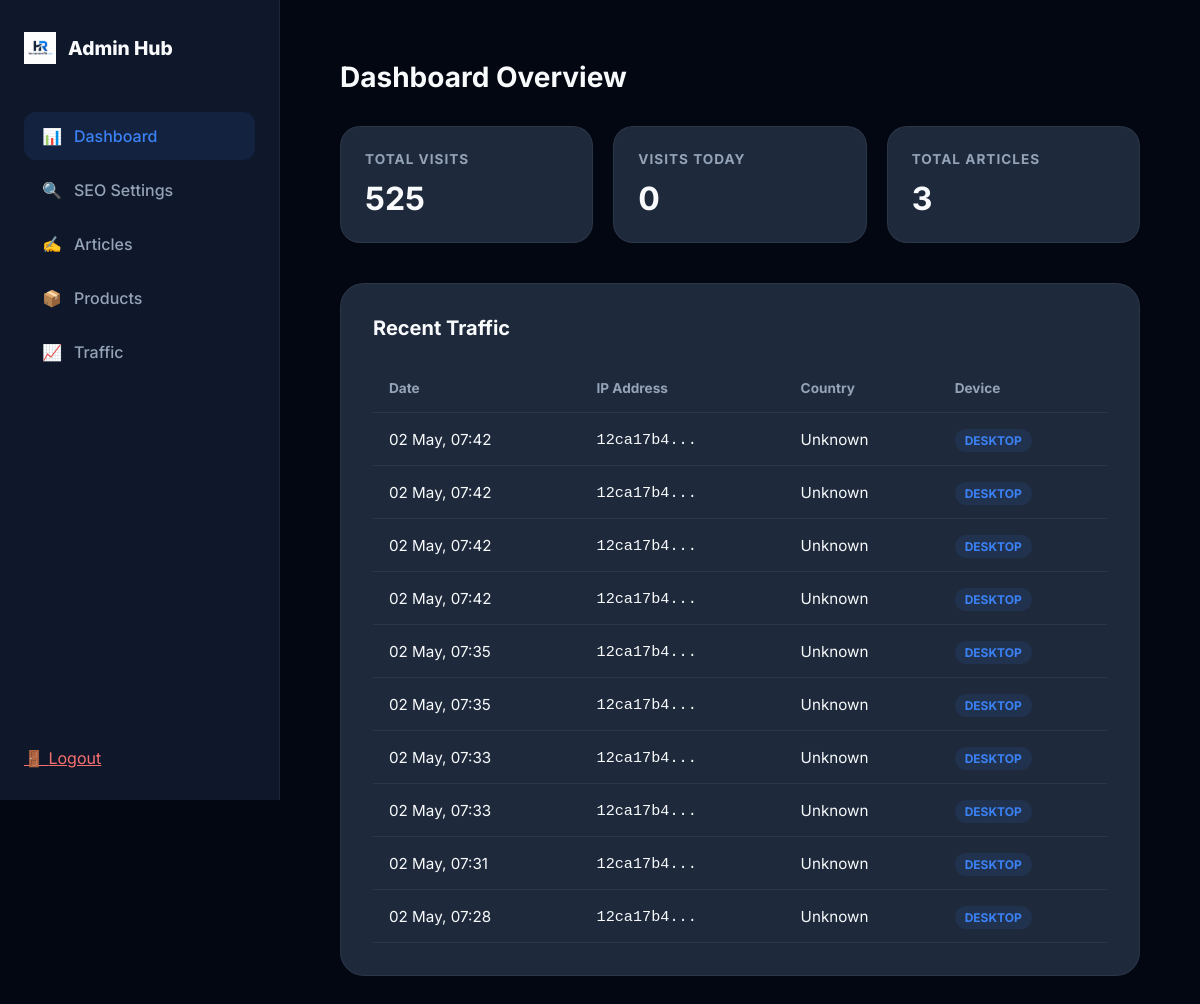
Before: /admin.php (signed in) with the older database file.
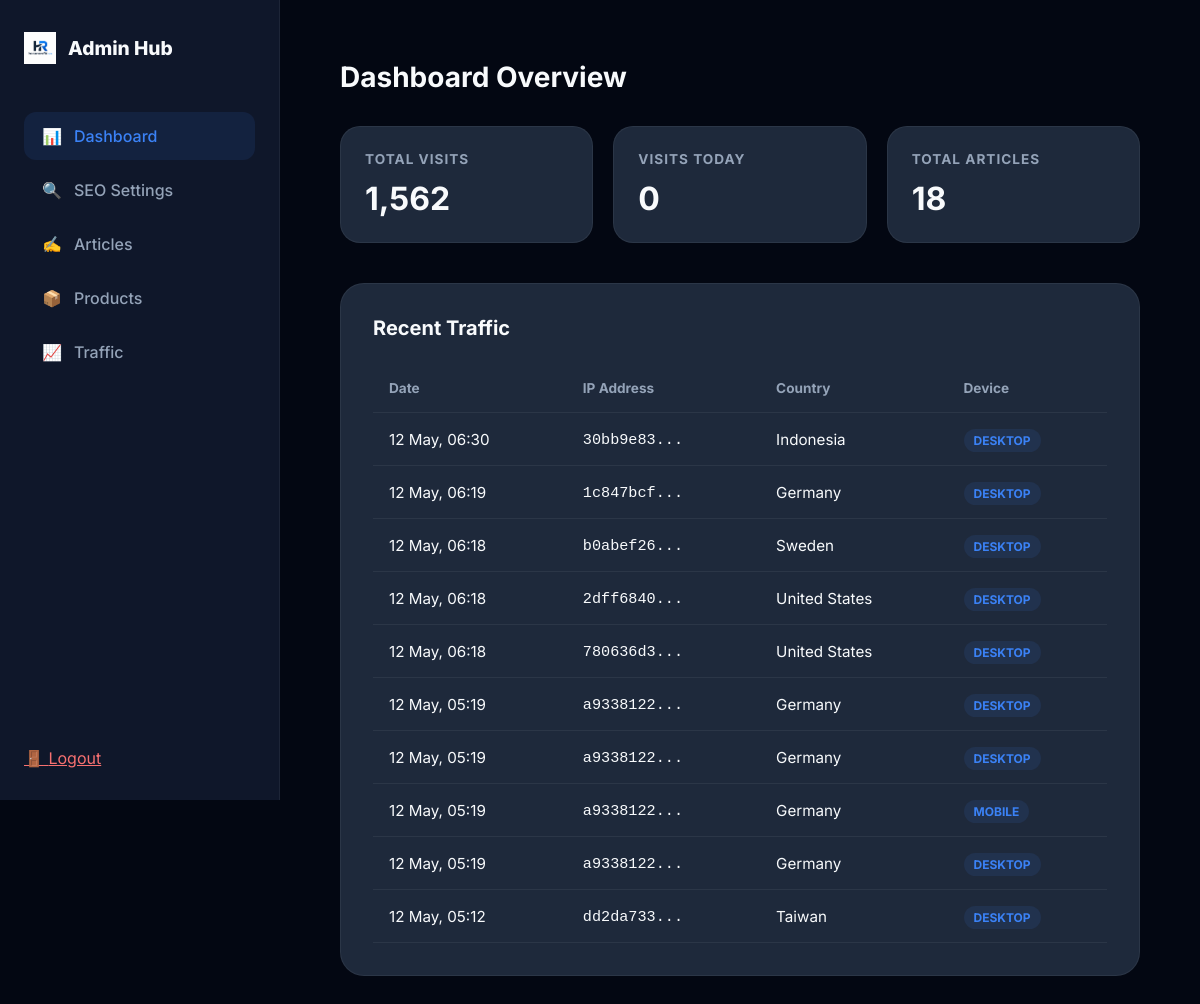
After: the same page with the newer database file.
### tables this page shows
CREATE TABLE visits (
        id INTEGER PRIMARY KEY AUTOINCREMENT,
        visit_date DATE DEFAULT (date('now')),
        ip_hash TEXT,
        user_agent TEXT,
        created_at DATETIME DEFAULT (datetime('now'))
    , ip_address TEXT, country TEXT, city TEXT, is_bot INTEGER DEFAULT 0, device_type TEXT);

### admin.php (the view, shortened to what this page needs)
<?php
$dbFile = __DIR__ . '/stats.db';
    ?>
    <?php
try {
    $db = new PDO('sqlite:' . $dbFile);
    $db->setAttribute(PDO::ATTR_ERRMODE, PDO::ERRMODE_EXCEPTION);
} catch (PDOException $e) {
    die("Database connection failed.");
}
$tab = $_GET['tab'] ?? 'dashboard';
$articles = $db->query("SELECT * FROM articles ORDER BY created_at DESC")->fetchAll(PDO::FETCH_ASSOC);
$totalVisits = $db->query("SELECT COUNT(*) FROM visits")->fetchColumn();
$todayVisits = $db->query("SELECT COUNT(*) FROM visits WHERE date(created_at) = date('now')")->fetchColumn();
$recentVisits = $db->query("SELECT * FROM visits ORDER BY created_at DESC LIMIT 10")->fetchAll(PDO::FETCH_ASSOC);
?>
<!DOCTYPE html>
<html lang="id">
<head>
    <link href="https://cdn.quilljs.com/1.3.6/quill.snow.css" rel="stylesheet">
</head>
<body>
    <div class="admin-layout">
        <aside id="sidebar">
            <div class="logo">
                <img src="images/logohasanarofid.png" alt="Logo">
                <span>Admin Hub</span>
            </div>
            <nav>
                <a href="admin?tab=dashboard" class="<?= $tab == 'dashboard' ? 'active' : '' ?>">
                    <span>📊</span> <span>Dashboard</span>
                </a>
                <a href="admin?tab=seo" class="<?= $tab == 'seo' ? 'active' : '' ?>">
                    <span>🔍</span> <span>SEO Settings</span>
                </a>
                <a href="admin?tab=articles" class="<?= $tab == 'articles' ? 'active' : '' ?>">
                    <span>✍️</span> <span>Articles</span>
                </a>
                <a href="form" target="_blank">
                    <span>📦</span> <span>Products</span>
                </a>
                <a href="trafik" target="_blank">
                    <span>📈</span> <span>Traffic</span>
                </a>
            </nav>
            <a href="?logout=1" class="nav-link logout">
                <span>🚪</span> <span>Logout</span>
            </a>
        </aside>
        <main>
            <?php if ($tab == 'dashboard'): ?>
                <header>
                    <h1>Dashboard Overview</h1>
                </header>
                <div class="stats-grid">
                    <div class="stat-card">
                        <h3>Total Visits</h3>
                        <p><?= number_format($totalVisits) ?></p>
                    </div>
                    <div class="stat-card">
                        <h3>Visits Today</h3>
                        <p><?= number_format($todayVisits) ?></p>
                    </div>
                    <div class="stat-card">
                        <h3>Total Articles</h3>
                        <p><?= count($articles) ?></p>
                    </div>
                </div>
                <div class="card">
                    <div class="card-header">
                        <h2>Recent Traffic</h2>
                    </div>
                    <table>
                        <thead>
                            <tr>
                                <th>Date</th>
                                <th>IP Address</th>
                                <th>Country</th>
                                <th>Device</th>
                            </tr>
                        </thead>
                        <tbody>
                            <?php foreach ($recentVisits as $v): ?>
                            <tr>
                                <td><?= date('d M, H:i', strtotime($v['created_at'])) ?></td>
                                <td><code><?= substr($v['ip_hash'], 0, 8) ?>...</code></td>
                                <td><?= htmlspecialchars($v['country']) ?></td>
                                <td><span class="badge badge-blue"><?= $v['device_type'] ?></span></td>
                            </tr>
                            <?php endforeach; ?>
                        </tbody>
                    </table>
                </div>
            <?php endif; ?>
        </main>
    </div>
</body>
</html>

Changed rows visible on the page:
no longer on this page (row unchanged): visits: created_at "02 May, 07:42", ip_hash "12ca17b4", country "Unknown", device_type "DESKTOP"
no longer on this page (row unchanged): visits: created_at "02 May, 07:42", ip_hash "12ca17b4", country "Unknown", device_type "DESKTOP"
no longer on this page (row unchanged): visits: created_at "02 May, 07:42", ip_hash "12ca17b4", country "Unknown", device_type "DESKTOP"
no longer on this page (row unchanged): visits: created_at "02 May, 07:42", ip_hash "12ca17b4", country "Unknown", device_type "DESKTOP"
no longer on this page (row unchanged): visits: created_at "02 May, 07:35", ip_hash "12ca17b4", country "Unknown", device_type "DESKTOP"
no longer on this page (row unchanged): visits: created_at "02 May, 07:35", ip_hash "12ca17b4", country "Unknown", device_type "DESKTOP"
no longer on this page (row unchanged): visits: created_at "02 May, 07:33", ip_hash "12ca17b4", country "Unknown", device_type "DESKTOP"
no longer on this page (row unchanged): visits: created_at "02 May, 07:33", ip_hash "12ca17b4", country "Unknown", device_type "DESKTOP"
no longer on this page (row unchanged): visits: created_at "02 May, 07:31", ip_hash "12ca17b4", country "Unknown", device_type "DESKTOP"
no longer on this page (row unchanged): visits: created_at "02 May, 07:28", ip_hash "12ca17b4", country "Unknown", device_type "DESKTOP"
added visits: created_at "12 May, 06:30", ip_hash "30bb9e83", country "Indonesia", device_type "DESKTOP"
added visits: created_at "12 May, 06:19", ip_hash "1c847bcf", country "Germany", device_type "DESKTOP"
added visits: created_at "12 May, 06:18", ip_hash "b0abef26", country "Sweden", device_type "DESKTOP"
added visits: created_at "12 May, 06:18", ip_hash "2dff6840", country "United States", device_type "DESKTOP"
added visits: created_at "12 May, 06:18", ip_hash "780636d3", country "United States", device_type "DESKTOP"
added visits: created_at "12 May, 05:19", ip_hash "a9338122", country "Germany", device_type "DESKTOP"
added visits: created_at "12 May, 05:19", ip_hash "a9338122", country "Germany", device_type "DESKTOP"
added visits: created_at "12 May, 05:19", ip_hash "a9338122", country "Germany", device_type "MOBILE"
added visits: created_at "12 May, 05:19", ip_hash "a9338122", country "Germany", device_type "DESKTOP"
added visits: created_at "12 May, 05:12", ip_hash "dd2da733", country "Taiwan", device_type "DESKTOP"
Other visible differences:
$totalVisits: "525" → "1,562"
count($articles): "3" → "18"
